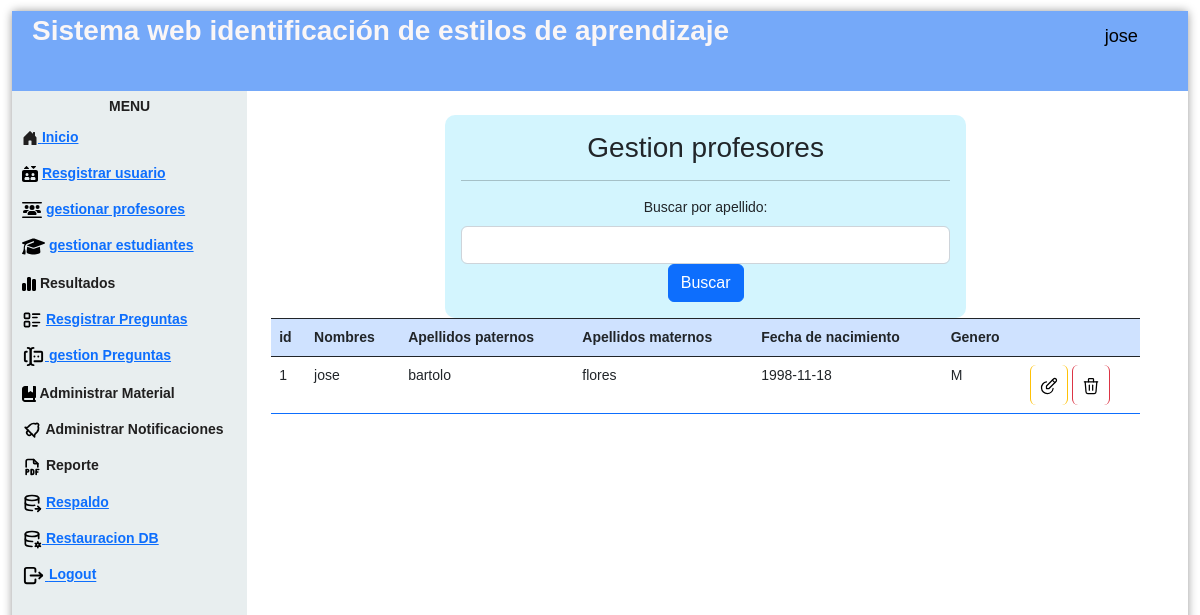
The page /gestionPr.php (signed in) on the database its author committed.
### tables this page shows
CREATE TABLE `profesor` (
  `idProfesor` int(11) NOT NULL AUTO_INCREMENT,
  `nombre` varchar(45) NOT NULL,
  `apellidoP` varchar(45) NOT NULL,
  `apellidoM` varchar(45) DEFAULT NULL,
  `fechaNacimiento` date NOT NULL,
  `generoP` varchar(5) NOT NULL,
  `correoP` varchar(45) NOT NULL,
  `contraseña` varchar(100) NOT NULL,
  PRIMARY KEY (`idProfesor`)
);

### gestionPr.php (the view, shortened to what this page needs)
<?php
  include "controlador/eliminarA.php";
  ?>
<!DOCTYPE html>
<html lang="en">
<head>
    <link href="https://cdn.jsdelivr.net/npm/bootstrap@5.2.2/dist/css/bootstrap.min.css" rel="stylesheet">
    <link href='css/nav.css' rel='stylesheet' type='text/css'>
    <link href='css/formulario.css' rel='stylesheet' type='text/css'>
</head>
<body>
<div class="page">
  <div class="pageHeader">
    <div class="title">Sistema web identificación de estilos de aprendizaje</div>
    <div class="userPanel"><span class="username" style="color:#000000";><i class="fa-solid fa-user-large"></i></svg>
          <?php   echo  $_SESSION["nombre"];
            ?></span></div>
  </div>
  <div class="main">
    <div class="nav">
      <div class="menu">
      <div class="title"><center>Menu</center></div>
        <ul>
          <li><a href="controlador/loginrol.php"> Inicio<a></li>
          <li>
            <a href="registroUs.php"> Resgistrar usuario<a></li>
          <li>
            <a href="gestionPr.php">gestionar profesores<a></li>
            <li>
          <a href="gestionEs.php"> gestionar estudiantes<a></li>
          <li>Resultados</li>
          <li>   <a href="registroPregunta.php"> Resgistrar Preguntas<a></li>
          <li><a href="gestionPreguntas.php"> gestion Preguntas<a></li>
          <li>Administrar Material</li>
          <li>  Administrar Notificaciones</li>
          <li>  Reporte</li>
          <li> <a href="generaR.php"> Respaldo<a></li>
          <li><a href="respaldo"> Restauracion DB<a></li>
          <li><a href="controlador/cerrarsesion.php"> Logout<a></li>
        </ul>
      </div>
    </div>
    <div class="view col-12 p-2 ">
      <div class="container-fluid row">
        <div class="col-12 p-3">
        <form action="" method="get" class="col-10 p-3 m-auto formulario">
           <h3>Gestion profesores</h3>
           <hr    color="#000000";>
          <label for="buscarNombre" class="form-label">Buscar por apellido:</label>
          <input type="text" class="form-control" id="buscarNombre" name="buscarNombre">
          <button type="submit" class="btn btn-primary">Buscar</button>
        </form>
        <?php
        include "modelo/conexion.php";
        $filtroNombre = isset($_GET['buscarNombre']) ? $_GET['buscarNombre'] : '';
        if (!empty($filtroNombre)) {
          $sql = $conexion->query("SELECT * FROM profesor WHERE apellidoP LIKE '%$filtroNombre%'");
        } else {
          $sql = $conexion->query("SELECT * FROM profesor");
        }
        ?>
        <table class="table">
          <thead class="table bg-light text-dark table-striped table-bordered border-dark table-primary">
            <tr>
              <th scope="col">id</th>
              <th scope="col">Nombres</th>
              <th scope="col">Apellidos paternos</th>
              <th scope="col">Apellidos maternos</th>
              <th scope="col">Fecha de nacimiento</th>
              <th scope="col">Genero</th>
              <th scope="col"></th>
            </tr>
          </thead>
          <tbody class="table table table-striped table-hover table-bordered border-primary">
            <?php
              while($datos=$sql->fetch_object()){?>
            <tr>
              <td><?= $datos->idProfesor ?></td>
              <td><?= $datos->nombre ?></td>
              <td><?= $datos->apellidoP ?></td>
              <td><?= $datos->apellidoM ?></td>
              <td><?= $datos->fechaNacimiento ?></td>
              <td><?= $datos->generoP ?></td>
              <td>
                <a href="modificacionA.php?id=<?= $datos->idProfesor ?>" class="btn btn-small btn-warning">
                </a>
                <a onclick="return eliminar()" href="gestionPr.php?id=<?= $datos->idProfesor ?>"  class="btn btn-small btn-danger" >
                </a>
              </td>
            </tr>
            <?php }
              ?>
          </tbody>
        </table>
      </div>
    </div>
    </div>
  </div>
</div>
</body>
</html>

### css/nav.css (style rules this page uses)
html { background-image: url(http://www.ultraimg.com/images/2UeGfhZ.jpg); }
body { padding: 0px; margin: 0px; font-family: "Open Sans"; font-size: 14px; }
.page { position: absolute; width: 98%; height: 98%; left: 1%; top: 1%; background-color: rgba(255, 255, 255, 0.7); -moz-border-radius: 4px; -webkit-border-radius: 4px; border-radius: 4px; -moz-box-shadow: 0 0 10px 0 rgba(0, 0, 0, 0.4); -webkit-box-shadow: 0 0 10px 0 rgba(0, 0, 0, 0.4); box-shadow: 0 0 10px 0 rgba(0, 0, 0, 0.4); }
.pageHeader { width: 100%; height: 80px; line-height: 50px; background-color: #75a9f9; color: rgb(250, 246, 246); -moz-box-sizing: border-box; -webkit-box-sizing: border-box; box-sizing: border-box; padding: 5px 20px; vertical-align: middle; }
.pageHeader .title { width: 70%; float: left; line-height: 30px; font-size: 2em; font-weight: 700; }
.pageHeader .userPanel { width: 30%; float: right; }
.pageHeader .userPanel .username { float: right; line-height: 40px; padding: 0px 20px; font-weight: 400; font-size: 1.3em; color:#201f1f; }
.main { position: relative; width: 100%; height: 100%; clear: both; background-color: white; }
.main .nav { width: 20%; height: 100%; float: left; background-color: rgba(227, 234, 235, 0.8); }
.main .nav .menu { width: 100%; margin: 5px; color: #201f1f; }
.main .nav .menu .title { font-weight: 700; font-size: 1em; text-transform: uppercase; }
.main .nav .menu ul { padding-left: 0px; }
.main .nav .menu ul li { cursor: pointer; list-style: none; margin: 5px 0px; padding: 5px 0px; font-weight: 600; margin-right: 10px; padding-left: 5px; -moz-border-radius: 4px; -webkit-border-radius: 4px; border-radius: 4px; transition: 0.25s all; }
.main .view { position: relative; overflow: hidden; }
.main .view ,img { float: right; padding-top: 3%; width: 80%; }
.view ,table { align-items: center; }

### css/formulario.css (style rules this page uses)
* { transition: .4s; box-sizing: border-box; font-family: 'arial'; }
body { background: rgba(255, 255, 255, 0.8); }
.formulario { width: 60%; margin: auto; text-align: center; background: #4dd7fa3f; padding-top: 30px; border-radius: 10px; }

### rows shown on the page
profesor: idProfesor "1", nombre "jose", apellidoP "bartolo", apellidoM "flores", fechaNacimiento "1998-11-18", generoP "M"

### other values the page prints
$_SESSION["nombre"] "jose"
